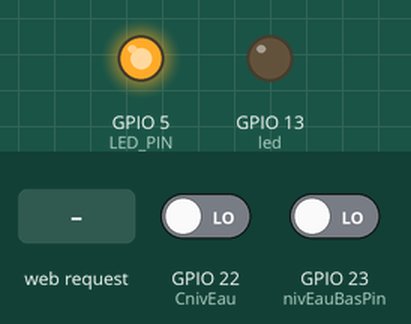
Bench run of a sketch on a simulated ESP32. Shown: output pins drawn as LEDs (lit = HIGH). Inputs (shaded band) come from the test bench; at power-on: GPIO 22 (CnivEau) LOW, GPIO 23 (nivEauBasPin) LOW. WiFi joins after 1.5 s; servers stay silent unless stated; pins used as bus, display or sensor lines are not drawn; what the sketch prints to the serial monitor is not drawn.

Above: at 2.7 s.
2.8 s: HTTP request GET /H= received
4.3 s: HTTP request GET /L received
Timing chart, 0 to 7.3 s (numbered marks = the images above; inputs shaded):
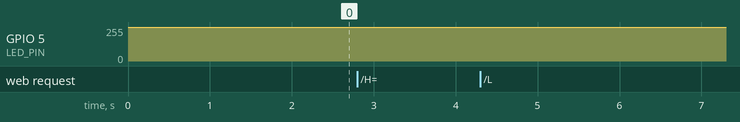

The sketch:

main.ino
```cpp
#include <WiFi.h>

const char *ssid     = "raspi-webgui";
const char *password = "ChangeMe";  //Attention 8 caractères minimum sinon le ssid est pas celui au dessus et il n'y a pas de mot de passe

// Set your Static IP address
IPAddress local_IP(192, 168, 1, 190);
// Set your Gateway IP address
IPAddress gateway(192, 168, 1, 1);

IPAddress subnet(255, 255, 255, 0);

WiFiServer server(80);

String commandLine = String(30); //chaine pour mémoriser la ligne de commande envoyée par le client (30 premier caractères de la requête http
int humidite = 0;
int chum = 0;
int phum = 0;
int thum = 0;
int CnivEau = 22;
int led = 13;
int nivEauHaut = 0;
int nivEauBas = 0;
int nivEauHautPin = 22;
int nivEauBasPin = 23;
//******************Constantes pour la variation de luminosité de la led
#define LEDC_CHANNEL_0     0   // use first channel of 16 channels (started from zero)
#define LEDC_TIMER_13_BIT  13    // use 13 bit precission for LEDC timer
#define LEDC_BASE_FREQ     5000  // use 5000 Hz as a LEDC base frequency
#define LED_PIN            5     //La sortie pour la Led


// Arduino like analogWrite (fonction pour la variation de luminosité)
// value has to be between 0 and valueMax
void ledcAnalogWrite(uint8_t channel, uint32_t value, uint32_t valueMax = 255) {
  // calculate duty, 8191 from 2 ^ 13 - 1
  uint32_t duty = (8191 / valueMax) * min(value, valueMax);

  // write duty to LEDC
  ledcWrite(channel, duty);
}


void setup()
{
    Serial.begin(115200);
    pinMode(5, OUTPUT);      // set the LED pin mode
    pinMode(CnivEau, INPUT);
  pinMode(led, OUTPUT);
    digitalWrite(LED_PIN,HIGH); //éteindre la led au départ (led éteintre sur niveau haut)
    ledcSetup(LEDC_CHANNEL_0, LEDC_BASE_FREQ, LEDC_TIMER_13_BIT);
    //ledcAttachPin(LED_PIN, LEDC_CHANNEL_0);  //instruction placée plus loin dans le traitement des données reçu

    delay(10);

    //WiFi.mode(WIFI_STA);   //Inutile le mode wifi par défaut est le mode station (pas point d'accès)

    // Configures static IP address
    if (!WiFi.config(local_IP, gateway, subnet))
    {
      Serial.println("STA Failed to configure");
    }

    // Connect to Wi-Fi network with SSID and password
    Serial.print("Connecting to ");
    Serial.println(ssid);
    WiFi.begin(ssid, password);
    while (WiFi.status() != WL_CONNECTED)
    {
      delay(500);
      Serial.print(".");
    }

    Serial.println("");
    Serial.println("WiFi connected");
    Serial.println("IP address: ");
    Serial.println(WiFi.localIP());

    server.begin();
    commandLine ="";

}


void loop(){
 WiFiClient client = server.available();   // listen for incoming clients

  if (client)                          // if you get a client

  {  Serial.println("New Client.");           // print a message out the serial port
    // an http request ends with a blank line
    boolean currentLineIsBlank = false;

    while (client.connected())   // loop while the client's connected
    {
      if (client.available()) // if there's bytes to read from the client,
      {
        char c = client.read();             // read a byte, then
        if (commandLine.length() < 30)
        {   commandLine += c;     //mémorisation des 30 premier caractères de la requête dans commandLine
        }
        Serial.write(c);                    // affiche la requête du client sur le moniteur

        // if you've gotten to the end of the line (received a newline
        // character) and the line is blank, the http request has ended,
        // so you can send a reply
        if (c == '\n' && currentLineIsBlank)   //Si la requête du client est terminée
        {
            nivEauHaut = digitalRead(nivEauHautPin);
            nivEauBas = digitalRead(nivEauBasPin);

            client.println("HTTP/1.1 200 OK");
            client.println("Content-type:text/plain");
            client.println("Connection: close");  // the connection will be closed after completion of the response

            client.println();  //ligne blanche pour séparer l'entête HTTP des données envoyées au Smartphone

            // the content of th
            client.print(nivEauHaut);  //de HTTP response follows the header:onnée envoyée au client
            client.print(";"); //valeur aléatoire comprise entre 0 et 99
            client.print(nivEauBas);
            // The HTTP response ends with another blank line:
            client.println();
            // break out of the while loop:
            break;
         }

         if (c == '\n') // you're starting a new line
         {
           currentLineIsBlank = true;
         }

         else if (c != '\r') // you've gotten a character on the current line
         {
           currentLineIsBlank = false;
         }
      } // fin if (client.available()
    }  //fin while (client.connected())


    delay(1);  // give the web browser time to receive the data
    client.stop(); // close the connection:

    //***************************** Traitement des données reçues en provenance du client*****************************

                                             //Pour allumer la Led selon la luminosité demandée
    if (commandLine.indexOf("GET /H=")>=0)   //Si la chaine  "GET /H=" est présente dans la ligne de commande
    { int debut = commandLine.indexOf("=");   //pour localiser la position du = dans la ligne de commande
      humidite = commandLine.substring(debut+1).toInt();  //extraire la sous-chaine après le = et la convertir en entier
      Serial.print("humidite : ");
      Serial.println(humidite);
      humidite = 255 - humidite;   //pour inverser le rapport cyclique (la led intégré sur la sortie 5 est allumée sur niveau bas)
      ledcAttachPin(LED_PIN, LEDC_CHANNEL_0);
      ledcAnalogWrite(LEDC_CHANNEL_0, humidite);
    }

    else if (commandLine.indexOf("GET /L")>=0)   //pour éteidre la led
    {  ledcDetachPin(LED_PIN);  //On est obligé de détacher la broche de la PWM Ledc sinon la led reste un peu allumée (même avec un rapport cyclique de 100%
      digitalWrite(LED_PIN,HIGH); // Pour éteindre la led ne fonctionne pas si la sortie LED_PIN n'est pas détachée de ledc

    }

   else if (commandLine.indexOf("chum=")>=0)
    { int Debut = commandLine.indexOf("chum=");
      int Fin = commandLine.indexOf("&");
      chum = commandLine.substring(Debut+5, Fin).toInt();
      Serial.print("humidite carottes : ");
      Serial.print(chum);
      Serial.println("%");
    }

   else if (commandLine.indexOf("phum=")>=0)
    { int Debut = commandLine.indexOf("phum=");
      int Fin = commandLine.indexOf("&");
      phum = commandLine.substring(Debut+5, Fin).toInt();
      Serial.print("humidite patates : ");
      Serial.print(phum);
      Serial.println("%");
    }

    else if (commandLine.indexOf("thum=")>=0)
    { int Debut = commandLine.indexOf("thum=");
      int Fin = commandLine.indexOf("&");
      thum = commandLine.substring(Debut+5, Fin).toInt();
      Serial.print("humidite tomates : ");
      Serial.print(thum);
      Serial.println("%");
    }

    commandLine = "";
    } //fin if(client)

}
```

Measured:
- after the input at 2.8 s, GPIO 5 (LED_PIN): 255/255 → 254/255 at once
